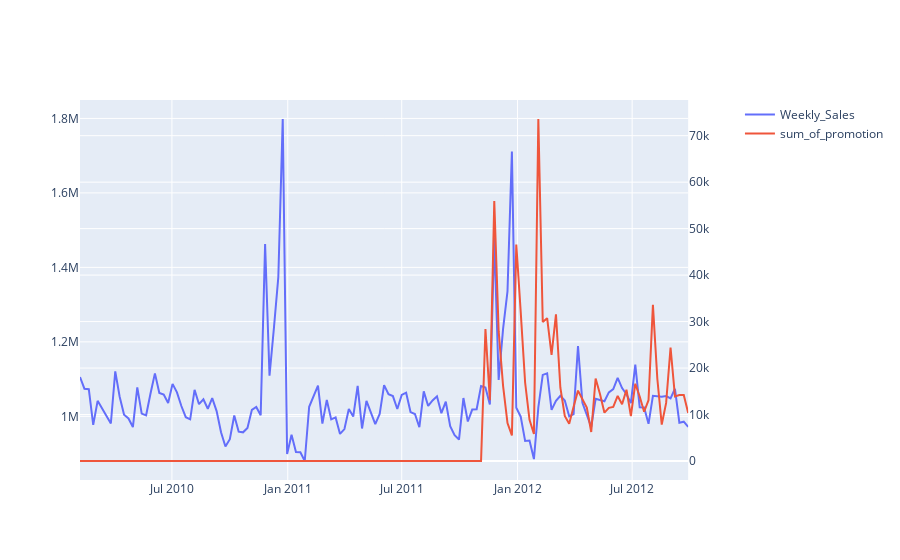

The notebook cell this image was saved under:
### Code cell
fig = ms(specs=[[{'secondary_y': True}]])

fig.add_trace(go.Scatter(x = shop_df.groupby('Date').mean().index, 
                        y = shop_df.groupby('Date').mean()['Weekly_Sales'],
                        mode='lines', 
                        name='Weekly_Sales',), secondary_y = False
)

fig.add_trace(go.Scatter(x = shop_df.groupby('Date').mean().index, 
                        y = shop_df.groupby('Date').mean()['sum_of_promotion'],
                        mode='lines', 
                        name='sum_of_promotion',), secondary_y = True
)

plt.title()

fig.show()

### Figure 1 — Plotly figure (JSON) as saved in the notebook; plotly's stock layout.template omitted (floating-point values rounded to 4 significant figures; data arrays with more than 128 entries replaced by an {"elided": "..."} marker saying what was removed)
{"data": [{"mode": "lines", "name": "Weekly_Sales", "type": "scatter", "x": {"elided": "139 str values"}, "xaxis": "x", "y": {"elided": "139 float values"}, "yaxis": "y"}, {"mode": "lines", "name": "sum_of_promotion", "type": "scatter", "x": {"elided": "139 str values"}, "xaxis": "x", "y": {"elided": "139 float values"}, "yaxis": "y2"}], "layout": {"xaxis": {"anchor": "y", "domain": [0, 0.94]}, "yaxis": {"anchor": "x", "domain": [0, 1]}, "yaxis2": {"anchor": "x", "overlaying": "y", "side": "right"}}}
